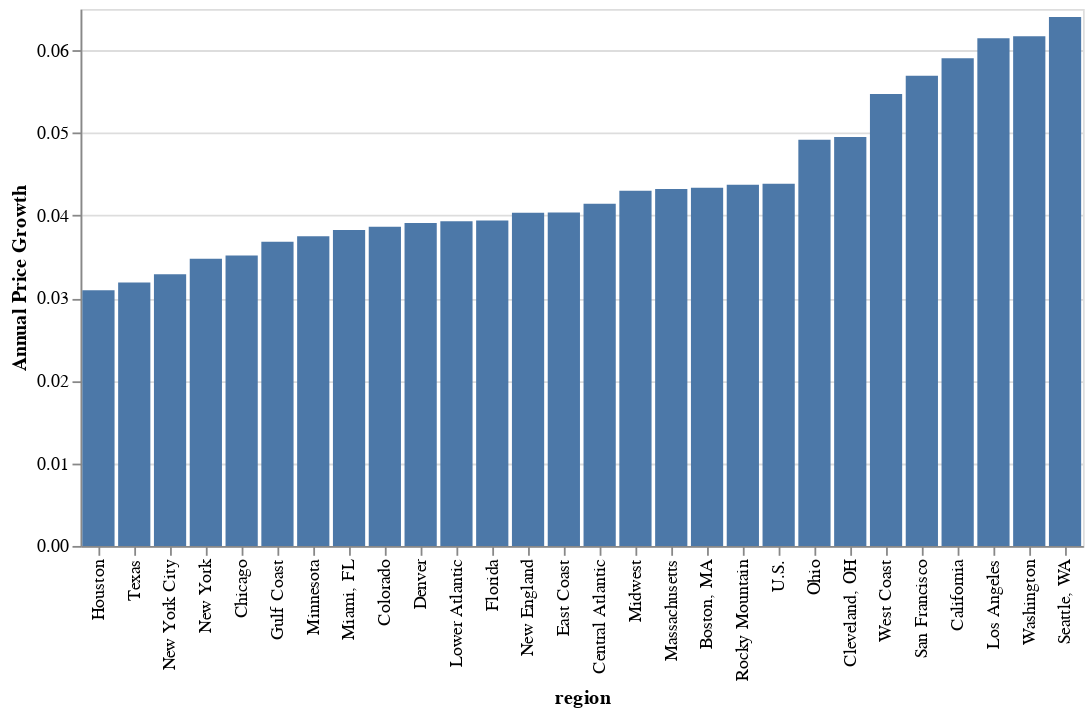

This figure's notebook cell:
### Code cell
(
    df_long.groupby("region")["price_change"]
    .mean()
    .reset_index()
    .assign(annual_price_change=lambda x: x["price_change"] * 52)
    .pipe(alt.Chart)
    .encode(
        x=alt.X("region", sort=alt.SortField("annual_price_change")),
        y=alt.Y("annual_price_change", title="Annual Price Growth"),
    )
    .mark_bar()
)

### Figure 1 — Vega-Lite specification as saved in the notebook (floating-point values rounded to 4 significant figures)
{"config": {"view": {"continuousWidth": 400, "continuousHeight": 300}}, "data": {"name": "data-07d90b765fbedc60246f2e154952ca11"}, "mark": "bar", "encoding": {"x": {"field": "region", "sort": {"field": "annual_price_change"}, "type": "nominal"}, "y": {"field": "annual_price_change", "title": "Annual Price Growth", "type": "quantitative"}}, "$schema": "https://vega.github.io/schema/vega-lite/v4.17.0.json", "datasets": {"data-07d90b765fbedc60246f2e154952ca11": [{"region": "Boston, MA", "price_change": 0.0008336, "annual_price_change": 0.04335}, {"region": "California", "price_change": 0.001135, "annual_price_change": 0.05903}, {"region": "Central Atlantic", "price_change": 0.0007964, "annual_price_change": 0.04141}, {"region": "Chicago", "price_change": 0.0006762, "annual_price_change": 0.03516}, {"region": "Cleveland, OH", "price_change": 0.000952, "annual_price_change": 0.0495}, {"region": "Colorado", "price_change": 0.0007431, "annual_price_change": 0.03864}, {"region": "Denver", "price_change": 0.000752, "annual_price_change": 0.03911}, {"region": "East Coast", "price_change": 0.000776, "annual_price_change": 0.04035}, {"region": "Florida", "price_change": 0.0007576, "annual_price_change": 0.03939}, {"region": "Gulf Coast", "price_change": 0.0007081, "annual_price_change": 0.03682}, {"region": "Houston", "price_change": 0.000595, "annual_price_change": 0.03094}, {"region": "Los Angeles", "price_change": 0.001182, "annual_price_change": 0.06145}, {"region": "Lower Atlantic", "price_change": 0.0007559, "annual_price_change": 0.0393}, {"region": "Massachusetts", "price_change": 0.0008307, "annual_price_change": 0.0432}, {"region": "Miami, FL", "price_change": 0.0007353, "annual_price_change": 0.03823}, {"region": "Midwest", "price_change": 0.0008271, "annual_price_change": 0.04301}, {"region": "Minnesota", "price_change": 0.0007209, "annual_price_change": 0.03749}, {"region": "New England", "price_change": 0.0007755, "annual_price_change": 0.04033}, {"region": "New York", "price_change": 0.0006684, "annual_price_change": 0.03476}, {"region": "New York City", "price_change": 0.0006323, "annual_price_change": 0.03288}, {"region": "Ohio", "price_change": 0.0009456, "annual_price_change": 0.04917}, {"region": "Rocky Mountain", "price_change": 0.0008406, "annual_price_change": 0.04371}, {"region": "San Francisco", "price_change": 0.001095, "annual_price_change": 0.05693}, {"region": "Seattle, WA", "price_change": 0.001231, "annual_price_change": 0.06402}, {"region": "Texas", "price_change": 0.0006132, "annual_price_change": 0.03189}, {"region": "U.S.", "price_change": 0.0008431, "annual_price_change": 0.04384}, {"region": "Washington", "price_change": 0.001186, "annual_price_change": 0.06169}, {"region": "West Coast", "price_change": 0.001052, "annual_price_change": 0.05471}]}}
